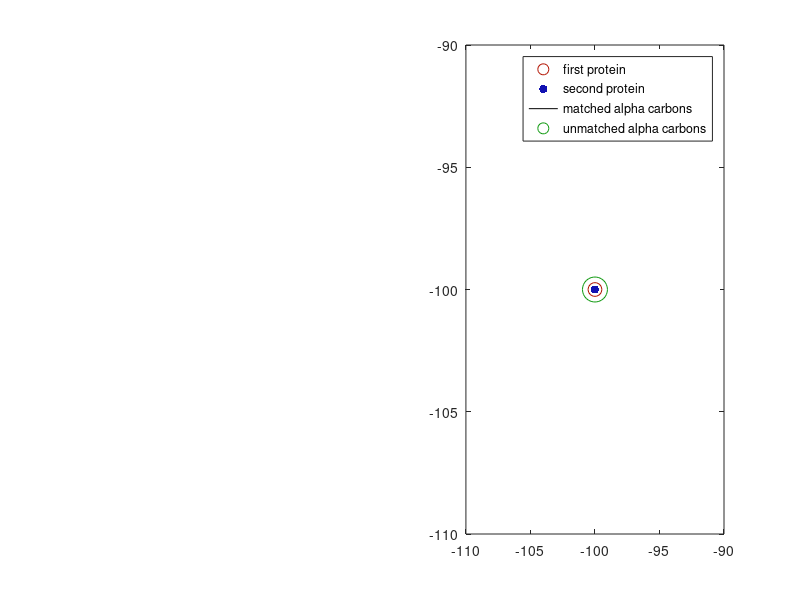

Recreate this plot in MATLAB. (Note: this script raises an error after producing the figure.)
theta = (0:0.2:2*pi)';
phi = (0:0.2:2*pi)';

x = cos(theta).*sin(phi);
y = sin(theta).*sin(phi);
z = cos(phi);

sphere1 = [x y z];

sphere2 = 0.25*rand(size(sphere1)) + sphere1 + ones(size(sphere1))*0.2;
sphere2 = [1.1 1.1 1.01 ; sphere2 ; -0.0125 -0.0125 -0.102];

c = [1 0.1 0]*0.7;
d = [0.1 0.1 1]*0.7;
e = [1 1 1]*0.6;
f = [0.1 1 0.1]*0.6;

figure(1)
subplot(1,2,2)
plot(-100,-100,'o','markersize',10,'color',c)
hold on
plot(-100,-100,'.','markersize',18,'color',d)
plot(-100,-100,'-k')
plot(-100,-100,'o','markersize',18,'color',f)
legend('first protein','second protein','matched alpha carbons','unmatched alpha carbons')

[bestMatchedDistance,bestTotalDistance,s1,s2,code] = rectangularMatching(sphere1,sphere2,100,0,0.035);

subplot(1,2,1)
title('The matching algorithm applied to two fictitious protein structures')
xlim([-0.9 0.9])
ylim([-0.9 0.9])
zlim([-1 1])

subplot(1,2,2)
xlim([-0.9 0.9])
ylim([-0.9 0.9])
zlim([-1 1])

export_fig('exampleMatching.pdf')

figure(2)
plot3(sphere1(:,1),sphere1(:,2),sphere1(:,3),'o','markersize',10,'color',c);
hold on
plot3(sphere2(:,1),sphere2(:,2),sphere2(:,3),'.','markersize',18,'color',d);
view(19.5,14)
box on
title('Two fictitious protein structures')
legend('a figure ''8'' ','a noisy figure ''8'' with two outliers','location','northwest')
xlabel('x')
ylabel('y')
zlabel('z')

export_fig('exampleMatchingPoints.pdf')
